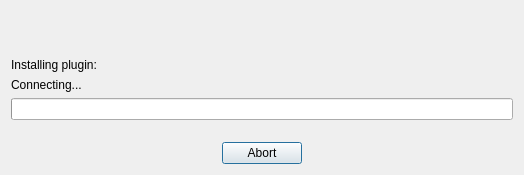
<ui version="4.0" >
 <author>Borys Jurgiel</author>
 <class>QgsPluginInstallerInstallingDialogBase</class>
 <widget class="QDialog" name="QgsPluginInstallerInstallingDialogBase" >
  <property name="geometry" >
   <rect>
    <x>0</x>
    <y>0</y>
    <width>520</width>
    <height>175</height>
   </rect>
  </property>
  <property name="windowTitle" >
   <string>QGIS Python Plugin Installer</string>
  </property>
  <layout class="QGridLayout" >
   <item row="0" column="0" >
    <spacer>
     <property name="orientation" >
      <enum>Qt::Vertical</enum>
     </property>
     <property name="sizeType" >
      <enum>QSizePolicy::MinimumExpanding</enum>
     </property>
     <property name="sizeHint" >
      <size>
       <width>502</width>
       <height>16</height>
      </size>
     </property>
    </spacer>
   </item>
   <item row="1" column="0" >
    <layout class="QHBoxLayout" >
     <item>
      <widget class="QLabel" name="label" >
       <property name="text" >
        <string>Installing plugin:</string>
       </property>
      </widget>
     </item>
     <item>
      <widget class="QLabel" name="labelName" >
       <property name="sizePolicy" >
        <sizepolicy vsizetype="Preferred" hsizetype="Expanding" >
         <horstretch>0</horstretch>
         <verstretch>0</verstretch>
        </sizepolicy>
       </property>
       <property name="text" >
        <string/>
       </property>
      </widget>
     </item>
    </layout>
   </item>
   <item row="2" column="0" >
    <widget class="QLabel" name="labelState" >
     <property name="text" >
      <string>Connecting...</string>
     </property>
    </widget>
   </item>
   <item row="3" column="0" >
    <widget class="QProgressBar" name="progressBar" >
     <property name="maximum" >
      <number>100</number>
     </property>
     <property name="value" >
      <number>0</number>
     </property>
     <property name="alignment" >
      <set>Qt::AlignHCenter</set>
     </property>
     <property name="textDirection" >
      <enum>QProgressBar::TopToBottom</enum>
     </property>
     <property name="format" >
      <string/>
     </property>
    </widget>
   </item>
   <item row="4" column="0" >
    <spacer>
     <property name="orientation" >
      <enum>Qt::Vertical</enum>
     </property>
     <property name="sizeType" >
      <enum>QSizePolicy::Fixed</enum>
     </property>
     <property name="sizeHint" >
      <size>
       <width>502</width>
       <height>16</height>
      </size>
     </property>
    </spacer>
   </item>
   <item row="5" column="0" >
    <widget class="QDialogButtonBox" name="buttonBox" >
     <property name="focusPolicy" >
      <enum>Qt::NoFocus</enum>
     </property>
     <property name="contextMenuPolicy" >
      <enum>Qt::NoContextMenu</enum>
     </property>
     <property name="standardButtons" >
      <set>QDialogButtonBox::Abort</set>
     </property>
     <property name="centerButtons" >
      <bool>true</bool>
     </property>
    </widget>
   </item>
  </layout>
 </widget>
 <connections/>
</ui>
